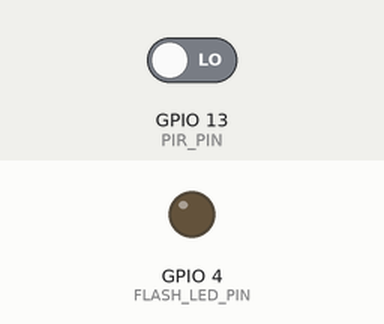
A sketch run on a simulated ESP32. Shown: output pins drawn as LEDs (lit = HIGH). Dashed ring = blinking. Inputs (shaded band) come from the test bench; at power-on: GPIO 13 (PIR_PIN) LOW. WiFi joins after 1.5 s; servers stay silent unless stated; the local clock reads 2024-03-15 10:24:30 at power-on unless the sketch sets it; storage starts empty; the camera gives no picture.

Above: at 3.0 s.
3.1 s: GPIO 13 (PIR_PIN) driven HIGH
At 3.18 s:
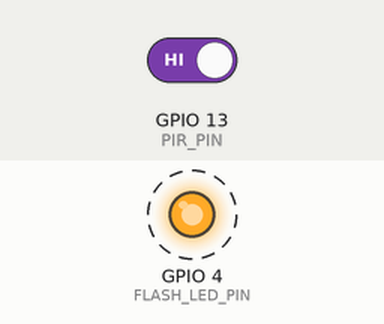
6.1 s: GPIO 13 (PIR_PIN) driven LOW
At 7.0 s:
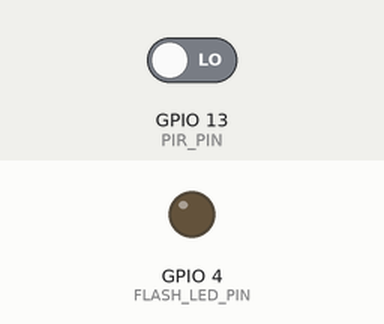
Timing chart, 0 to 9.1 s (numbered marks = the images above; inputs shaded):
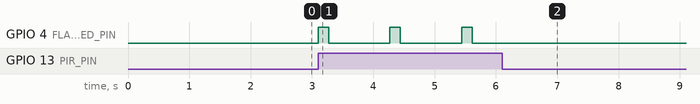

Measured:
- after the input at 3.1 s, GPIO 4 (FLASH_LED_PIN): alternates HIGH for 0.17 s and LOW for 1.0 s, starting at once
- after the input at 6.1 s, GPIO 4 (FLASH_LED_PIN): stops changing and stays LOW

The sketch:

ESP32_Motion_Cam.ino
```cpp
#include "esp_camera.h"
#include "FS.h"
#include "SD_MMC.h"
#include <WiFi.h>
#include <WebServer.h>
#include <time.h>

#define PIR_PIN 13
#define FLASH_LED_PIN 4

WebServer server(80);
String imageDir = "/images";

void startCamera() {
  camera_config_t config;
  config.ledc_channel = LEDC_CHANNEL_0;
  config.ledc_timer = LEDC_TIMER_0;
  config.pin_d0 = 5;
  config.pin_d1 = 18;
  config.pin_d2 = 19;
  config.pin_d3 = 21;
  config.pin_d4 = 36;
  config.pin_d5 = 39;
  config.pin_d6 = 34;
  config.pin_d7 = 35;
  config.pin_xclk = 0;
  config.pin_pclk = 22;
  config.pin_vsync = 25;
  config.pin_href = 23;
  config.pin_sscb_sda = 26;
  config.pin_sscb_scl = 27;
  config.pin_pwdn = 32;
  config.pin_reset = -1;
  config.xclk_freq_hz = 20000000;
  config.pixel_format = PIXFORMAT_JPEG;
  config.frame_size = FRAMESIZE_SVGA;
  config.jpeg_quality = 10;
  config.fb_count = 1;
  esp_camera_init(&config);
}

void setupSD() {
  if (!SD_MMC.begin()) return;
  if (!SD_MMC.exists(imageDir)) SD_MMC.mkdir(imageDir);
}

String getTimeStamp() {
  time_t now = time(nullptr);
  struct tm* t = localtime(&now);
  char buf[20];
  strftime(buf, sizeof(buf), "%Y%m%d-%H%M%S", t);
  return String(buf);
}

void capturePhoto() {
  camera_fb_t* fb = esp_camera_fb_get();
  if (!fb) return;

  String path = imageDir + "/photo_" + getTimeStamp() + ".jpg";
  File file = SD_MMC.open(path.c_str(), FILE_WRITE);
  if (file) {
    file.write(fb->buf, fb->len);
    file.close();
  }
  esp_camera_fb_return(fb);
}

void handleRoot() {
  String html = "<html><head><style>body{background:#000;color:#4af24a;font-family:'Courier New'}button{margin-left:10px;}</style></head><body><h1>ESP32 Motion Camera</h1><ul>";
  File root = SD_MMC.open(imageDir);
  File entry;
  while ((entry = root.openNextFile())) {
    String name = String(entry.name());
    html += "<li><a href='" + name + "'>" + name + "</a>";
    html += "<form method='POST' action='/delete?file=" + name + "' style='display:inline'><button>Delete</button></form></li>";
    entry.close();
  }
  html += "</ul></body></html>";
  server.send(200, "text/html", html);
}

void handleImage() {
  String path = server.uri();
  File file = SD_MMC.open(path);
  if (!file) {
    server.send(404, "text/plain", "Not Found");
    return;
  }
  server.streamFile(file, "image/jpeg");
  file.close();
}

void handleDelete() {
  if (!server.hasArg("file")) {
    server.send(400, "text/plain", "Missing file arg");
    return;
  }
  SD_MMC.remove(server.arg("file"));
  server.sendHeader("Location", "/");
  server.send(303);
}

void setup() {
  Serial.begin(115200);
  pinMode(PIR_PIN, INPUT);
  pinMode(FLASH_LED_PIN, OUTPUT);

  WiFi.begin("YOUR_SSID", "YOUR_PASSWORD");
  while (WiFi.status() != WL_CONNECTED) delay(500);
  configTime(0, 0, "pool.ntp.org");

  startCamera();
  setupSD();

  server.on("/", handleRoot);
  server.onNotFound(handleImage);
  server.on("/delete", HTTP_POST, handleDelete);
  server.begin();
}

void loop() {
  server.handleClient();
  if (digitalRead(PIR_PIN) == HIGH) {
    digitalWrite(FLASH_LED_PIN, HIGH);
    delay(100);
    capturePhoto();
    digitalWrite(FLASH_LED_PIN, LOW);
    delay(1000);
  }
}
```
